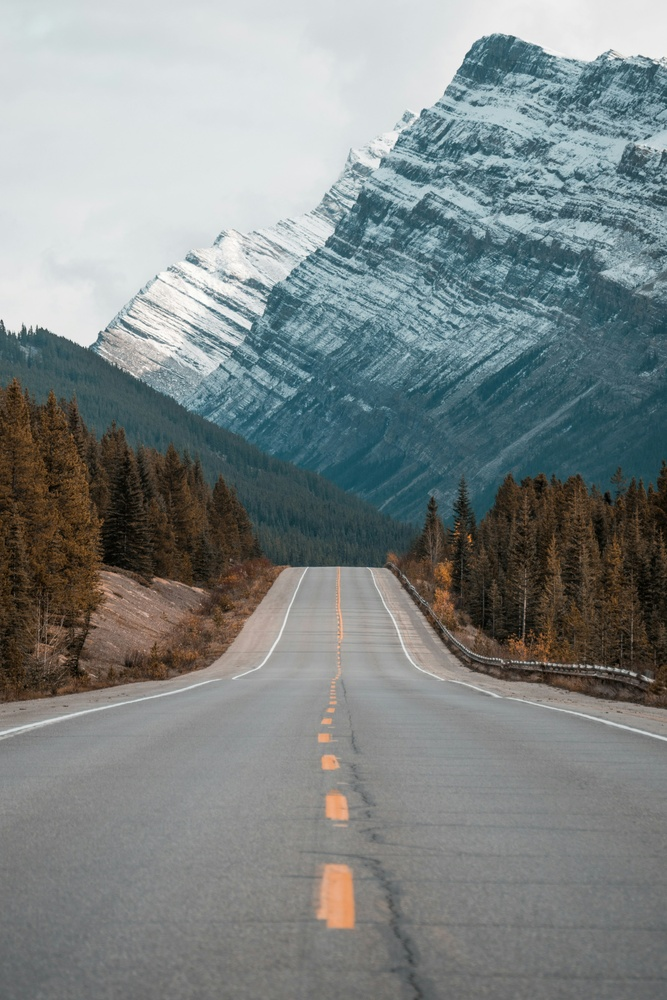
#> input picture road_example.jpg, 667 x 1000 px, shrunk from 3072 x 4608 before the run, given in place of the camera
$ python step2_line_tracing.py
#> lines starting #> are read from the running program, lines starting #| are printed output that depends on the picture; after the words box and inside, x2 and y2 are one past the last pixel; in counts of white or black regions, pixels touching at a corner belong together
import cv2 as cv
import numpy as np

# 웹캠 연결
cap = cv.VideoCapture(0)
if not cap.isOpened():
    print("웹캠을 열 수 없습니다")
    exit()

# 창 생성
cv.namedWindow('Line Tracing Stage 1', cv.WINDOW_NORMAL)

# 반복문: 웹캠 프레임 처리
while True:
    # 프레임 읽기
    ret, frame = cap.read()
#> frame is the input picture: shape (1000, 667, 3); mean B, G, R 133.3, 133.6, 126.7
    if not ret:
        break

    # 그레이스케일 변환
    gray = cv.cvtColor(frame, cv.COLOR_BGR2GRAY)
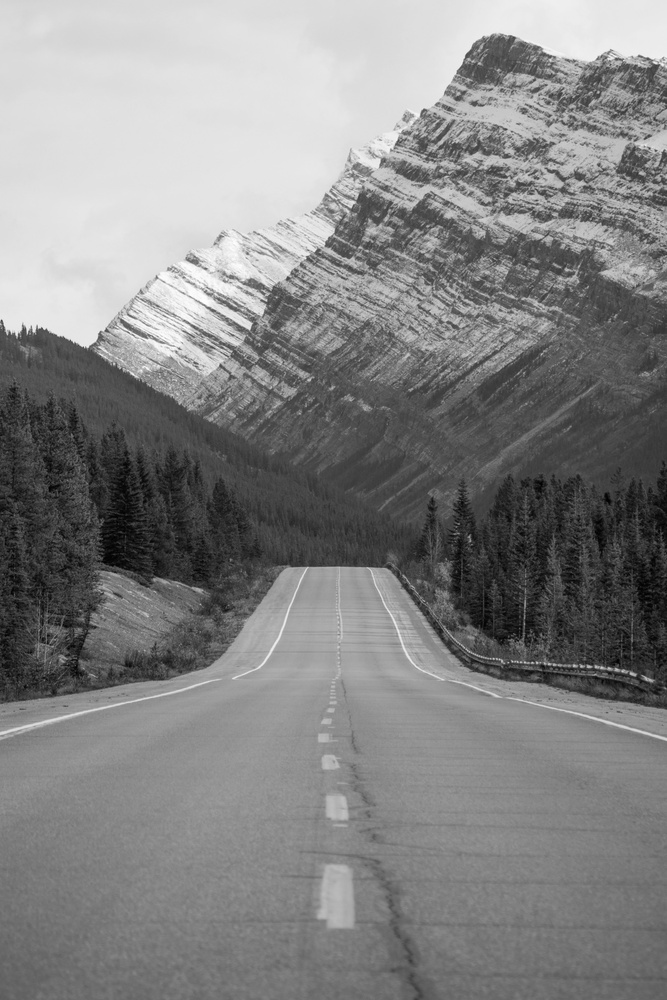
#> gray: shape (1000, 667); min 0, max 255, mean 131.5

    # 이진화 (Otsu 사용)
    _, binary = cv.threshold(gray, 0, 255, cv.THRESH_BINARY_INV + cv.THRESH_OTSU)
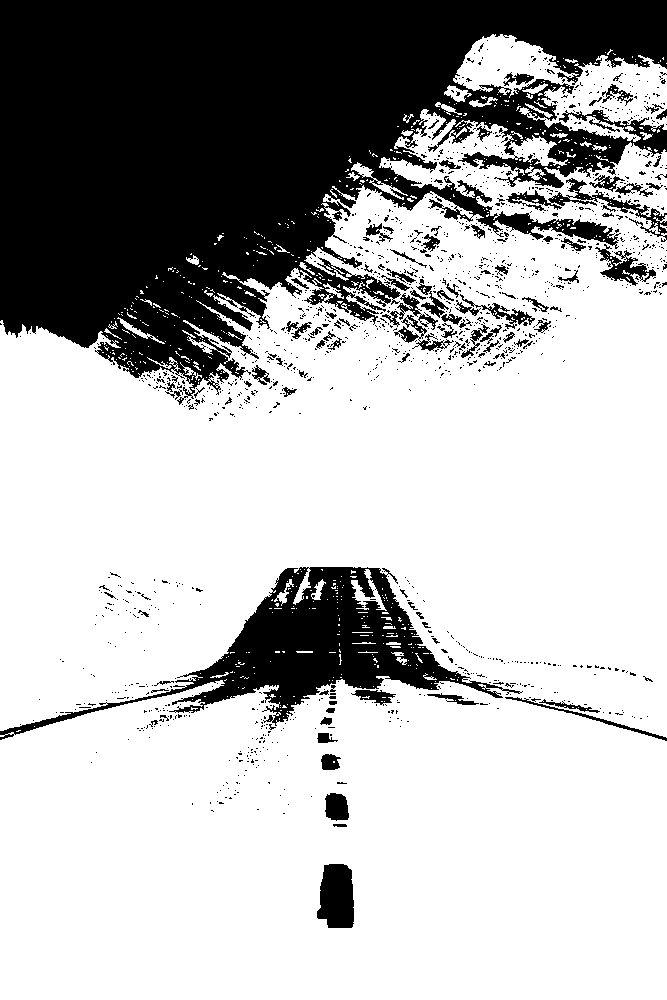
#> binary: shape (1000, 667); 70.7% white; 1425 black regions (1320 under 20 px)

    # 컨투어 검출
    contours, _ = cv.findContours(binary, cv.RETR_EXTERNAL, cv.CHAIN_APPROX_SIMPLE)
#> contours = 617 contours, 590 with area under 20; largest, box (x1, y1, x2, y2) and area: (0, 109, 667, 1000) 467646, (453, 34, 667, 142) 10461, (351, 569, 387, 611) 351, (351, 162, 408, 200) 307, (444, 85, 472, 102) 204

    # 가장 큰 컨투어 찾기
    largest_cnt = None
    max_area = 0
    for cnt in contours:
        area = cv.contourArea(cnt)
        if area > max_area:
            max_area = area
            largest_cnt = cnt
#> this loop made 617 passes
#> (area, max_area) on passes 63, 168, 177, 561: (29, 29), (107.5, 107.5), (351, 351), (467646.5, 467646.5)
#> after the loop, largest_cnt = contour of 5399 points, box (x1, y1, x2, y2) (0, 109, 667, 1000), area 467646; max_area = 467646.5

    # 중심좌표 계산 (최소 크기 필터)
    if largest_cnt is not None and max_area > 100:
        M = cv.moments(largest_cnt)
#> M = moments, m00 467646.5, centre m10/m00, m01/m00 = (353.8, 622.4)
        if M["m00"] > 0:
            cx = int(M["m10"] / M["m00"])
#> cx = 353
            cy = int(M["m01"] / M["m00"])
#> cy = 622
    #
    #         # 컨투어 그리기
            cv.drawContours(frame, [largest_cnt], 0, (0, 255, 0), 2)
    #
    #         # 중심점 그리기 (빨강)
            cv.circle(frame, (cx, cy), 8, (0, 0, 255), -1)
#> frame: shape (1000, 667, 3); mean B, G, R 126.8, 138.6, 121.1
    #
    #         # 좌표 표시
            cv.putText(frame, f'Center: ({cx}, {cy})', (10, 30),
                      cv.FONT_HERSHEY_SIMPLEX, 0.7, (0, 255, 0), 2)
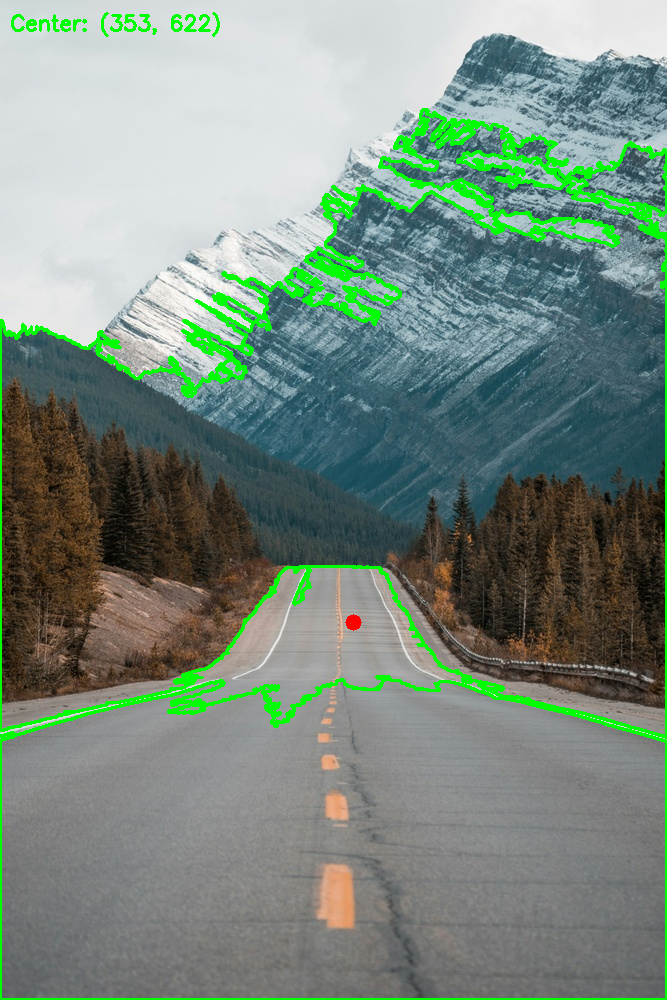
#> frame: shape (1000, 667, 3); mean B, G, R 126.3, 138.7, 120.6

    # 이진화 이미지 + 원본 나란히 표시
    binary_color = cv.cvtColor(binary, cv.COLOR_GRAY2BGR)
#> binary_color: shape (1000, 667, 3); 70.7% white; 1425 black regions (1320 under 20 px), largest, box (x1, y1, x2, y2) and area: (0, 0, 667, 405) 155920, (0, 567, 523, 740) 21673, (317, 864, 354, 928) 1975
    result = np.hstack([binary_color, frame])
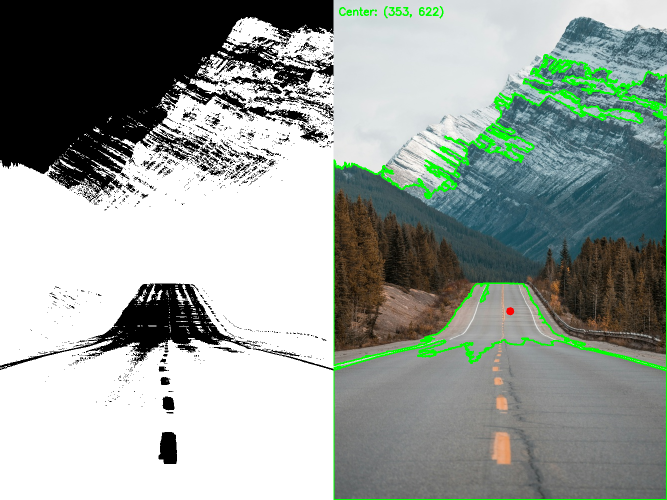
#> result: shape (1000, 1334, 3) (shown at 1/2 size); mean B, G, R 153.3, 159.5, 150.4
    cv.imshow('Line Tracing Stage 1', result)

    # 'q' 키로 종료
    if cv.waitKey(1) & 0xFF == ord('q'):
#> (key q is pressed here)
        break

# 정리
cap.release()
cv.destroyAllWindows()

$ run again, on blox.jpg
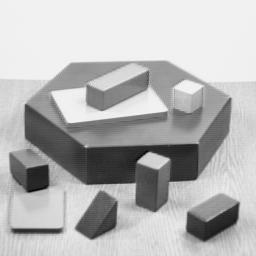
#> input picture blox.jpg, 256 x 256 px, given in place of the camera
#> frame is the input picture: shape (256, 256, 3); min 0, max 252, mean 182.8
#> `_, binary = cv.threshold(gray, 0, 255, cv.THRESH_BINARY_INV + cv.THRES..`:
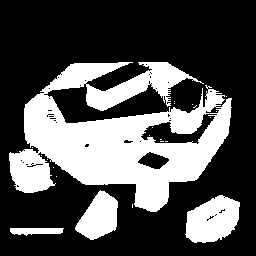
#> binary: shape (256, 256); 32% white; 22 white regions (18 under 20 px)
#> contours = 15 contours, 11 with area under 20; largest, box (x1, y1, x2, y2) and area: (9, 62, 232, 212) 17987, (185, 195, 240, 243) 1836, (75, 190, 118, 240) 1297, (10, 228, 64, 236) 267
#> the loop `for cnt in contours:` made 15 passes
#> (area, max_area) on passes 1, 3, 15: (267, 267), (1836, 1836), (17987, 17987)
#> after the loop `for cnt in contours:`: largest_cnt = contour of 729 points, box (x1, y1, x2, y2) (9, 62, 232, 212), area 17987; max_area = 17987
#> M = moments, m00 17987, centre m10/m00, m01/m00 = (120.9, 136.3)
#> cx = 120
#> cy = 136
#> binary_color: shape (256, 256, 3); 32% white; 22 white regions (18 under 20 px), largest, box (x1, y1, x2, y2) and area: (9, 62, 232, 212) 17345, (185, 195, 240, 243) 1893, (75, 190, 118, 240) 1360, (10, 228, 64, 236) 324
#> `result = np.hstack([binary_color, frame])`:
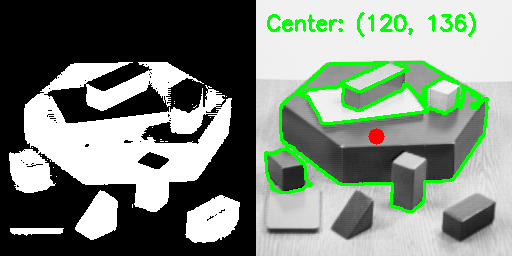
#> result: shape (256, 512, 3); mean B, G, R 124.2, 135.8, 124.5

$ run again, on carnumber.jpg
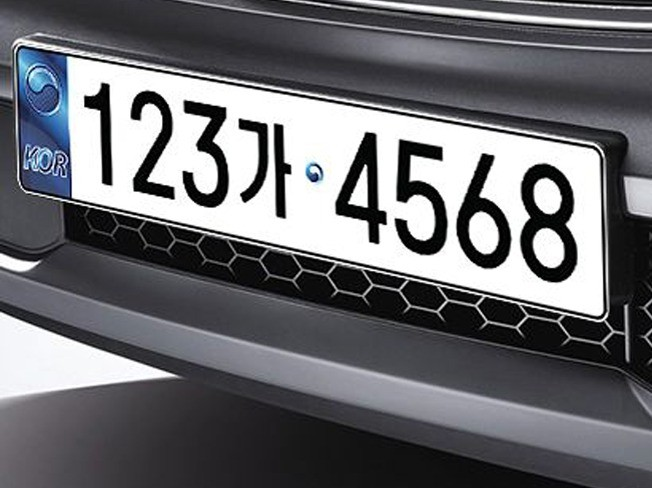
#> input picture carnumber.jpg, 652 x 488 px, given in place of the camera
#> frame is the input picture: shape (488, 652, 3); mean B, G, R 111.2, 107, 106.6
#> `_, binary = cv.threshold(gray, 0, 255, cv.THRESH_BINARY_INV + cv.THRES..`:
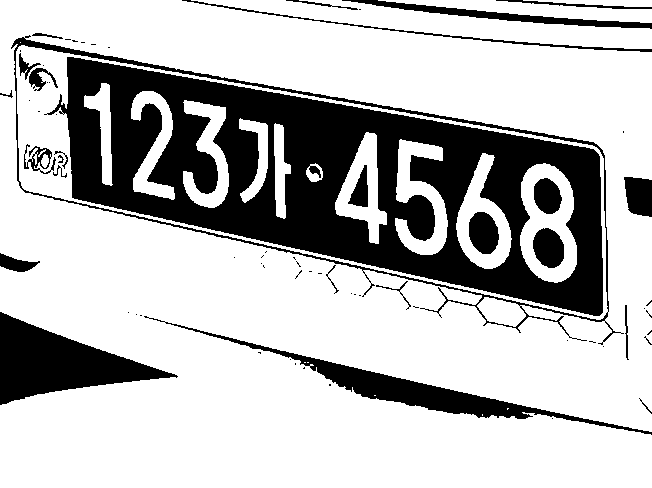
#> binary: shape (488, 652); 72.9% white; 71 black regions (45 under 20 px)
#> contours = 9 contours, 5 with area under 20; largest, box (x1, y1, x2, y2) and area: (0, 0, 652, 488) 286948, (191, 0, 652, 49) 7738, (378, 0, 652, 23) 2470, (523, 0, 652, 7) 440
#> the loop `for cnt in contours:` made 9 passes
#> (area, max_area) on passes 6 to 9: (440, 440), (2469.5, 2469.5), (7737.5, 7737.5), (286948, 286948)
#> after the loop `for cnt in contours:`: largest_cnt = contour of 924 points, box (x1, y1, x2, y2) (0, 0, 652, 488), area 286948; max_area = 286948
#> M = moments, m00 286948, centre m10/m00, m01/m00 = (322.2, 248.8)
#> cx = 322
#> cy = 248
#> binary_color: shape (488, 652, 3); 72.9% white; 71 black regions (45 under 20 px), largest, box (x1, y1, x2, y2) and area: (44, 57, 603, 316) 59358, (0, 312, 178, 405) 7608, (144, 316, 652, 435) 5611
#> `result = np.hstack([binary_color, frame])`:
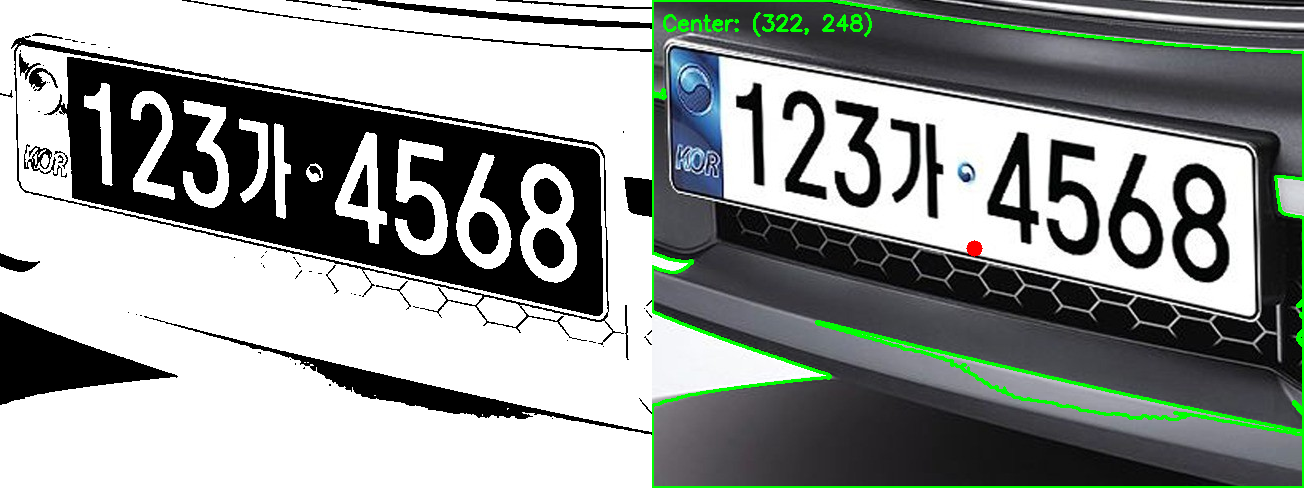
#> result: shape (488, 1304, 3); mean B, G, R 146.5, 149.3, 144.4
